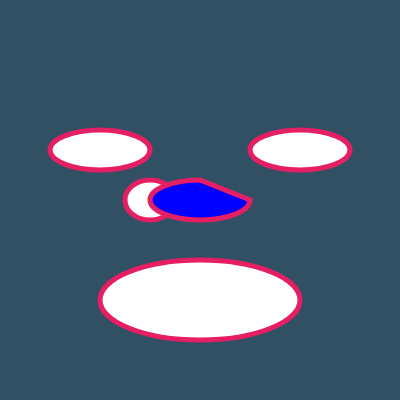
Frame 1 (no input)
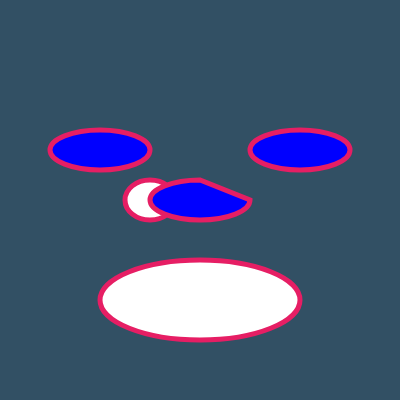
Frame 60 (no input)
Frame 120 (the mouse pressed at the canvas centre since frame 60): identical to frame 60, image omitted

The p5.js sketch that drew these frames (run headless with seeded random() and noise() and a simulated clock; from frame 60 on, the mouse is pressed at the canvas centre):

// p5.js sketch
// ── sketch.js
function setup() {
  createCanvas(400, 400);
}

function draw() {
  background(50,80,100);
  stroke(230, 30, 100);
  strokeWeight(5);
  ellipse(100, 150, 100, 40);
  ellipse(300, 150, 100, 40);
   fill("random");
  ellipse(150, 200, 50, 40);
  ellipse(200, 300, 200, 80);
  fill("white");
  fill("blue");
  arc(
    200,
    200,
    100,
    40,
    Math.PI/180 * 0,
    Math.PI/180 * 270,
    CHORD
    );
    //Kommentarius
}
